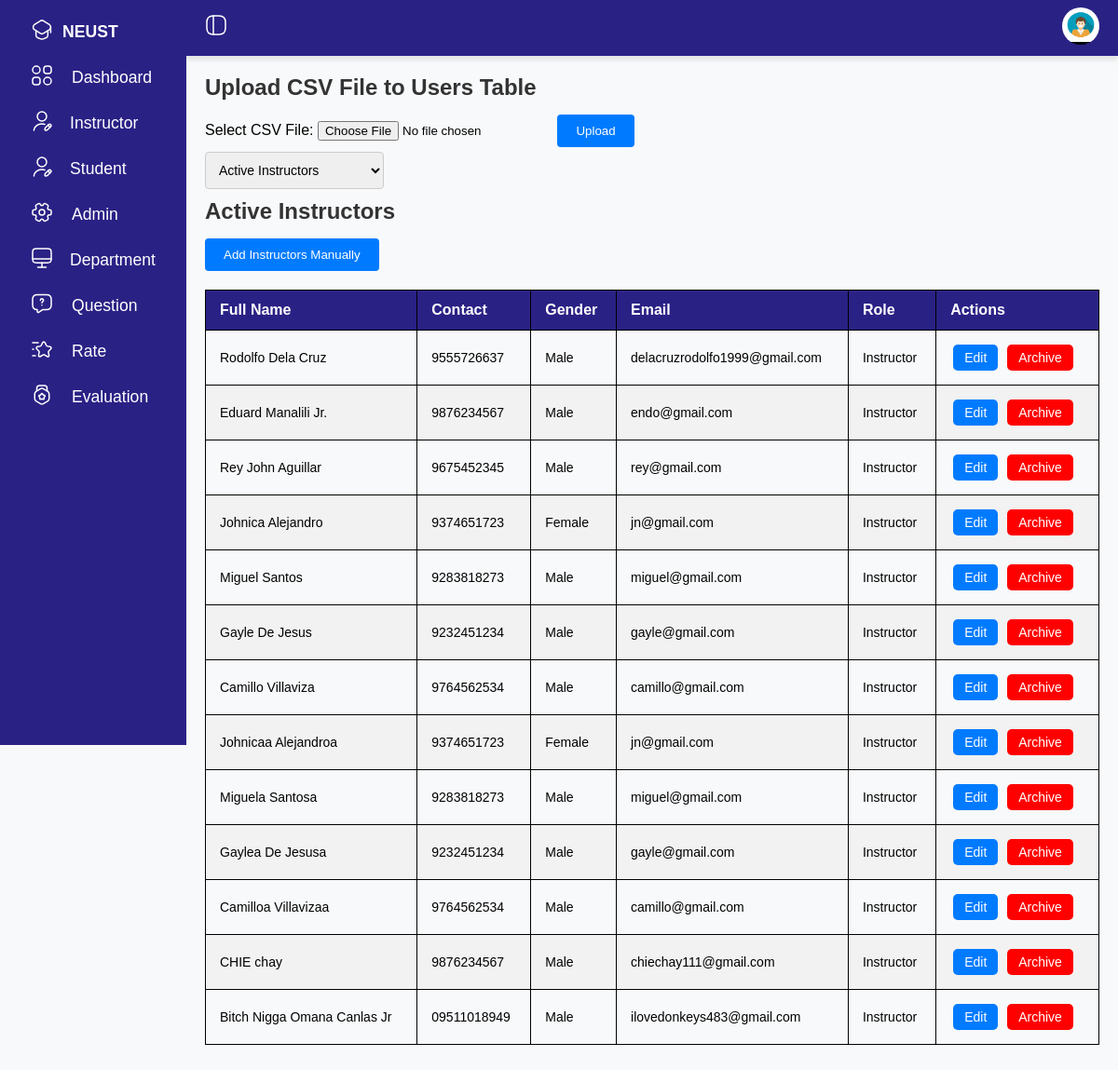
Screenshot of /instructor.php (signed in) with the database file from the repository.
### tables this page shows
CREATE TABLE `users` (
  `user_id` int(11) NOT NULL,
  `fname` varchar(100) NOT NULL,
  `mname` varchar(100) DEFAULT NULL,
  `lname` varchar(100) NOT NULL,
  `suffixname` varchar(20) DEFAULT NULL,
  `contact_no` varchar(20) NOT NULL,
  `houseno` int(20) NOT NULL,
  `street` varchar(100) NOT NULL,
  `barangay` varchar(100) NOT NULL,
  `city` varchar(100) NOT NULL,
  `province` varchar(100) NOT NULL,
  `postalcode` varchar(25) NOT NULL,
  `birthdate` date NOT NULL DEFAULT curdate(),
  `gender` enum('Female','Male') NOT NULL,
  `role` enum('Admin','Student','Instructor') NOT NULL,
  `email` varchar(100) NOT NULL,
  `password` varchar(100) DEFAULT NULL,
  `is_archived` tinyint(1) DEFAULT 0
);

### instructor.php (the view, shortened to what this page needs)
<?php
$servername = "localhost";
$username = "root";
$password = "";
$dbname = "cap";
$conn = new mysqli($servername, $username, $password, $dbname);
$sql = "SELECT * FROM users WHERE is_archived = 0 AND role ='Instructor' ORDER BY lname ASC";
$filter = isset($_GET['status']) ? $_GET['status'] : 'active';
if ($filter == 'archived') {
    $sql = "SELECT * FROM users WHERE is_archived = 1 AND role = 'instructor'";
} else {
    $sql = "SELECT * FROM users WHERE is_archived = 0 AND role = 'instructor'";
}
$result = $conn->query($sql);
?>
<!DOCTYPE html>
<html lang="en">
<head>
    <link rel="stylesheet" href="sidebar.css">
</head>
<body>
    <nav class="topbar">
        <div class="toggle" onclick="toggleSidebar()">
        </div>
        <div class="user">
            <div class="dropdown">
                <button class="dropdown-btn " onclick="toggleUser()">
                    <img src="/img/admin.jpg" alt="User Profile" class="profile-img">
                </button>
            </div>
        </div>
    </nav>
    <div class="container">
        <aside class="navigation">
            <ul>
                <li class="logo">
                    <a href="">
                        <span class="custom-icon">
                        </span>
                        <span class="title">NEUST</span>
                    </a>
                </li>
                <li id="dashboard">
                    <a href="dashboard.php"><span class="icon">
                        </span>
                        <span class="title">Dashboard</span></a>
                </li>
                <li id="instructor" onclick="showInstructorDropdown()">
                    <div style="display: flex; gap: 8px; align-items: center;">
                        <span class="icon">
                        </span>
                        <span class="title">Instructor</span>
                    </div>
                </li>
                <li id="student" onclick="showStudentDropdown()">
                    <div style="display: flex; gap: 8px; align-items: center;">
                        <span class="icon">
                        </span>
                        <span class="title">Student</span>
                    </div>
                </li>
                <li id="admin">
                    <a href="admin.php"><span class="icon">
                        </span><span class="title">Admin</span></a>
                </li>
                <li id="department" onclick="showDepartmentDropdown()">
                    <div style="display: flex; gap: 8px; align-items: center;">
                        <span class="icon">
                        </span>
                        <span class="title">Department</span>
                    </div>
                </li>
                <li id="question">
                    <a href="question.php"><span class="icon">
                        </span><span class="title">Question</span></a>
                </li>
                <li id="rate">
                    <a href="rate.php"><span class="icon">
                        </span><span class="title">Rate</span></a>
                </li>
                <li id="evaluation">
                    <a href="eval_result.php"><span class="icon">
                        </span><span class="title">Evaluation</span></a>
                </li>
            </ul>
        </aside>
        <div class="main">
            <h2>Upload CSV File to Users Table</h2>
            <form action="" method="POST" enctype="multipart/form-data">
                <label for="csvFile">Select CSV File:</label>
                <input type="file" name="csvFile" id="csvFile" required>
                <button type="submit" name="submit" class="btn1 btn-primary">Upload</button>
            </form>
            <form method="GET" style="margin-bottom: 10px;">
                <select name="status" style="width: 20%;" onchange="this.form.submit()">
                    <option value="active" <?php echo ($filter == 'active') ? 'selected' : ''; ?>>Active Instructors
                    </option>
                </select>
            </form>
            <h2><?php echo ucfirst($filter); ?> Instructors</h2>
            <button type="button" class="btn1 btn-primary" style="" onclick="openModal()">Add Instructors
                Manually</button>
            <div class="table-wrapper">
                <table class="table table-bordered">
                    <thead>
                        <tr>
                            <th>Full Name</th>
                            <th>Contact</th>
                            <th>Gender</th>
                            <th>Email</th>
                            <th>Role</th>
                            <th>Actions</th>
                        </tr>
                    </thead>
                    <tbody>
                        <?php if ($result->num_rows > 0): ?>
                            <?php while ($row = $result->fetch_assoc()): ?>
                                <tr>
                                    <td><?php echo $row['fname'] . ' ' . $row['mname'] . ' ' . $row['lname'] . ' ' . $row['suffixname']; ?>
                                    </td>
                                    <td><?php echo $row['contact_no']; ?></td>
                                    <td><?php echo $row['gender']; ?></td>
                                    <td><?php echo $row['email']; ?></td>
                                    <td><?php echo $row['role']; ?></td>
                                    <td>
                                        <?php if ($row['is_archived'] == 0): ?>
                                            <button class="btn btn-success edit-btn"
                                                onclick="openEditModal(<?php echo $row['user_id']; ?>, '<?php echo $row['fname']; ?>', '<?php echo $row['mname']; ?>', '<?php echo $row['lname']; ?>', '<?php echo $row['suffixname']; ?>',  '<?php echo $row['contact_no']; ?>', '<?php echo $row['houseno']; ?>', '<?php echo $row['street']; ?>', '<?php echo $row['barangay']; ?>', '<?php echo $row['city']; ?>', '<?php echo $row['province']; ?>', '<?php echo $row['postalcode']; ?>', '<?php echo $row['birthdate']; ?>', '<?php echo $row['gender']; ?>', '<?php echo $row['email']; ?>', '<?php echo $row['role']; ?>')">Edit</button>
                                            <a href="instructor.php?archive=true&user_id=<?php echo $row['user_id']; ?>">
                                                <button class="btn btn-danger archive-btn">Archive</button>
                                            </a>
                                        <?php elseif ($row['is_archived'] == 1): ?>
                                            <a href="instructor.php?restore=true&user_id=<?php echo $row['user_id']; ?>">
                                                <button class="btn btn-success edit-btn">Restore</button>
                                            </a>
                                        <?php endif; ?>
                                    </td>
                                </tr>
                            <?php endwhile; ?>
                        <?php else: ?>
                            <tr>
                                <td colspan="6">No instructors found</td>
                            </tr>
                        <?php endif; ?>
                    </tbody>
                </table>
            </div>
        </div>
    </div>
</body>
</html>

### sidebar.css (style rules this page uses)
* { font-family: "Ubuntu", sans-serif; margin: 0; padding: 0; box-sizing: border-box; }
body { background-color: #f8f9fa; }
nav.topbar { background-color: #2a2185; color: white; display: flex; justify-content: space-between; align-items: center; padding: 0 20px; height: 60px; width: 100%; box-shadow: 0 4px 6px rgba(0, 0, 0, 0.1); position: relative; }
.toggle { margin-left: 200px; font-size: 1.5rem; cursor: pointer; }
.logo a { display: flex; align-items: center; gap: 10px; font-size: 1.2rem; font-weight: bold; text-transform: uppercase; text-decoration: none; color: white; }
aside.navigation { background-color: #2a2185; color: white; width: 200px; height: 100vh; display: flex; flex-direction: column; justify-content: space-between; align-items: center; padding: 20px 20px; position: fixed; transition: width 0.3s; top: 0; }
.navigation li .icon { margin-right: 10px; }
.navigation li .title { display: inline-block; transition: opacity 0.3s ease; }
.navigation ul { list-style-type: none; padding: 0; }
.navigation ul li { margin-bottom: 20px; display: flex; gap: 10px; font-size: 1.1rem; cursor: pointer; }
.navigation ul li a { color: white; text-decoration: none; font-size: 1.1rem; display: flex; align-items: center; gap: 10px; }
#instructor, #student, #department { display: flex; flex-direction: column; }
.main { padding: 20px; margin-left: 200px; transition: margin-left 0.3s; }
.container { width: 100%; }
.user { display: flex; align-items: center; gap: 10px; }
.dropdown-btn { background-color: transparent; border: none; cursor: pointer; }
.dropdown-btn img { width: 40px; height: 40px; border-radius: 50%; }
.btn1 { background-color: #007bff; color: white; padding: 10px 20px; border: none; border-radius: 4px; cursor: pointer; }
h2, .Addmodal-header h5 { margin: 0 0 15px; font-size: 24px; font-weight: bold; color: #333; }
input[type="text"], input[type="email"], input[type="date"], input[type="number"], select { width: 100%; padding: 10px; margin-top: 5px; border: 1px solid #ccc; border-radius: 4px; box-sizing: border-box; font-size: 14px; }
.table-wrapper { width: 100%; overflow-x: auto; margin: 20px 0; }
table.table { width: 100%; border-collapse: collapse; box-shadow: 0 2px 4px rgba(0, 0, 0, 0.1); overflow: hidden; }
table.table thead { background-color: rgb(42, 33, 133); color: white; font-size: 16px; text-align: left; }
table.table th { padding: 12px 15px; border: 1px solid black; }
table.table tbody tr:nth-child(even) { background-color: #f2f2f2; border: 1px solid black; }
table.table td { border: 1px solid black; padding: 12px 15px; font-size: 14px; }
table.table tr { border: 1px solid black; }
button.btn { padding: 6px 12px; font-size: 14px; cursor: pointer; border-radius: 5px; border: none; margin: 3px; }
button.btn-success { background-color: #28a745; color: white; }
button.btn-danger { background-color: #dc3545; color: white; }
button.btn-success.edit-btn { background-color: #007bff; color: white; }
button.archive-btn { background-color: red; color: white; }

### rows the page displays
users: fname "Rodolfo", lname "Dela Cruz", contact_no "9555726637", gender "Male", email "delacruzrodolfo1999@gmail.com", role "Instructor"
users: fname "Eduard", lname "Manalili", suffixname "Jr.", contact_no "9876234567", gender "Male", email "endo@gmail.com", role "Instructor"
users: fname "Rey John", lname "Aguillar", contact_no "9675452345", gender "Male", email "rey@gmail.com", role "Instructor"
users: fname "Johnica", lname "Alejandro", contact_no "9374651723", gender "Female", email "jn@gmail.com", role "Instructor"
users: fname "Miguel", lname "Santos", contact_no "9283818273", gender "Male", email "miguel@gmail.com", role "Instructor"
users: fname "Gayle", lname "De Jesus", contact_no "9232451234", gender "Male", email "gayle@gmail.com", role "Instructor"
users: fname "Camillo", lname "Villaviza", contact_no "9764562534", gender "Male", email "camillo@gmail.com", role "Instructor"
users: fname "Johnicaa", lname "Alejandroa", contact_no "9374651723", gender "Female", email "jn@gmail.com", role "Instructor"
users: fname "Miguela", lname "Santosa", contact_no "9283818273", gender "Male", email "miguel@gmail.com", role "Instructor"
users: fname "Gaylea", lname "De Jesusa", contact_no "9232451234", gender "Male", email "gayle@gmail.com", role "Instructor"
users: fname "Camilloa", lname "Villavizaa", contact_no "9764562534", gender "Male", email "camillo@gmail.com", role "Instructor"
users: fname "CHIE", lname "chay", contact_no "9876234567", gender "Male", email "chiechay111@gmail.com", role "Instructor"
users: fname "Bitch Nigga", mname "Omana", lname "Canlas", suffixname "Jr", contact_no "09511018949", gender "Male", email "ilovedonkeys483@gmail.com", role "Instructor"

### other values shown
$filter "Active"
